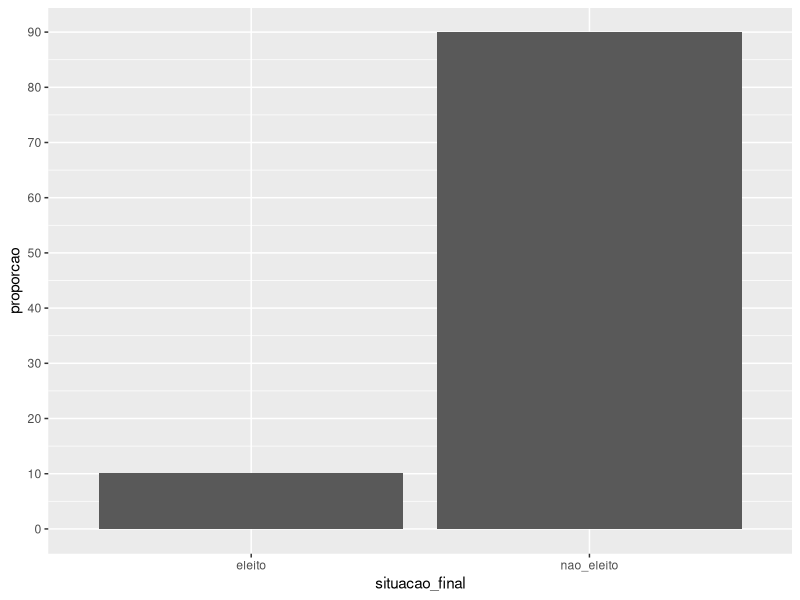

Source code (R): (Note: this script raises an error after producing the figure.)
## ---- chunk 1
knitr::opts_chunk$set(echo = TRUE)
## ---- chunk 2
library(caret)
library(dplyr)
## ---- chunk 3
dados_eleicoes <- read.csv("train.csv", encoding = "UTF-8")
test <- read.csv("test.csv", encoding = "UTF-8")
## ---- chunk 4
dados_eleicoes %>% count(situacao_final)
## ---- chunk 5
diff_situacao <- dados_eleicoes %>% count(situacao_final)

proporcao <- (diff_situacao$n / sum(diff_situacao$n) * 100)

ggplot(diff_situacao, aes(x = situacao_final, y = proporcao), options(scipen = 5)) +
  geom_bar(stat = "identity") +
  scale_y_continuous(breaks = seq(0, 100, by = 10))
## ---- chunk 6
particao <- createDataPartition(y = dados_eleicoes$situacao_final, p = 0.70, list = FALSE)

dados_treino <- dados_eleicoes[ particao, ]
dados_teste <- dados_eleicoes[ -particao, ]
## ---- chunk 7
control <- trainControl(method = "repeatedcv",
                        number = 10,
                        repeats = 10,
                        sampling = "down")

formula <- as.formula(situacao_final ~ total_receita + recursos_proprios + recursos_de_partidos + total_despesa + despesa_max_campanha)
## ---- chunk 8
modelo_regressao <- train(formula,
                          data = dados_treino,
                          method = "glm",
                          family = "binomial",
                          na.action = na.omit,
                          trControl = control)

modelo_regressao
## ---- chunk 9
arvore_decisao <- train(formula,
                        data = dados_treino,
                        method = "rpart",
                        cp = 0.001,
                        maxdepth = 20)

arvore_decisao
## ---- chunk 10
adaboost <- train(formula,
                  data = dados_treino,
                  method = "adaboost",
                  trControl = control)
## ---- chunk 11
dados_teste$prediction <- predict(modelo_regressao, dados_teste)

confMatrix <- confusionMatrix(dados_teste$prediction, dados_teste$situacao_final)

acuracia <- confMatrix$overall['Accuracy']
precisao <- precision(confMatrix$table, relevant = "eleito")
recall <- recall(confMatrix$table, relevant = "eleito")
f_measure <- F_meas(confMatrix$table, relevant = "eleito")

acuracia
precisao
recall
f_measure

## ---- chunk 12
dados_teste$prediction <- predict(arvore_decisao, dados_teste)

confMatrix <- confusionMatrix(dados_teste$prediction, dados_teste$situacao_final)

acuracia <- confMatrix$overall['Accuracy']
precisao <- precision(confMatrix$table, relevant = "eleito")
recall <- recall(confMatrix$table, relevant = "eleito")
f_measure <- F_meas(confMatrix$table, relevant = "eleito")

acuracia
precisao
recall
f_measure
## ---- chunk 13
dados_teste$prediction <- predict(adaboost, dados_teste)

confMatrix <- confusionMatrix(dados_teste$prediction, dados_teste$situacao_final)

acuracia <- confMatrix$overall['Accuracy']
precisao <- precision(confMatrix$table, relevant = "eleito")
recall <- recall(confMatrix$table, relevant = "eleito")
f_measure <- F_meas(confMatrix$table, relevant = "eleito")

acuracia
precisao
recall
f_measure
## ---- chunk 14
ggplot(varImp(modelo_regressao))

ggplot(varImp(arvore_decisao))

ggplot(varImp(adaboost))
## ---- chunk 15
dados_eleicoes$descricao_ocupacao = ifelse(dados_eleicoes$descricao_ocupacao == "DEPUTADO", 1, 0)

formula <- as.formula(situacao_final ~ total_receita + recursos_de_partidos + recursos_proprios + total_despesa + despesa_max_campanha + descricao_ocupacao)

modelo_regressao <- train(formula,
                        data = dados_treino,
                        method = "rpart",
                        cp = 0.001,
                        maxdepth = 20)

dados_teste$prediction <- predict(modelo_regressao, dados_teste)

confMatrix <- confusionMatrix(dados_teste$prediction, dados_teste$situacao_final)

acuracia <- confMatrix$overall['Accuracy']
precisao <- precision(confMatrix$table, relevant = "eleito")
recall <- recall(confMatrix$table, relevant = "eleito")
f_measure <- F_meas(confMatrix$table, relevant = "eleito")

acuracia
precisao
recall
f_measure
## ---- chunk 16
kaggle <- subset(test, select = c(ID))
kaggle$prediction <- predict(adaboost, test)

write.csv(kaggle, file = "kaggle_submission9.csv", row.names = FALSE)
